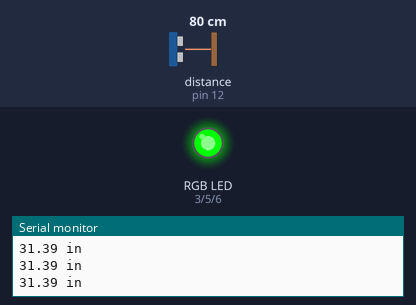
The sketch below on a simulated Arduino Uno, built with avr-gcc and run on an emulated ATmega328P. Parts: an RGB LED mixed from three pins (HIGH = lit), the last lines printed to the serial monitor. Wiring (inferred from the names in the program): ultrasonic range finder: trigger pin 11; echo pin 12. The inputs (shaded band) are chosen by the test bench; at power-on: distance to the obstacle (sensor on pin 12) 80 cm. The echo pulse lasts 58.3 µs per cm; dim RGB values are drawn brighter than linear; pins used as bus, display or sensor lines are not drawn.

Above: at 1.2 s.
1.3 s: distance to the obstacle (sensor on pin 12) set to 72 cm
At 2.1 s:
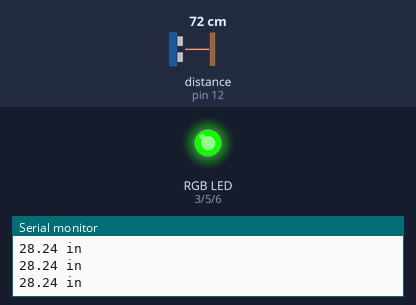
2.8 s: distance to the obstacle (sensor on pin 12) set to 18 cm
At 4.0 s:
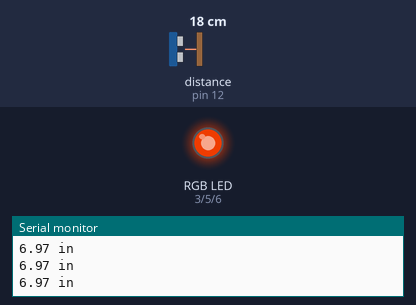
4.3 s: distance to the obstacle (sensor on pin 12) set to 2 cm
At 5.5 s:
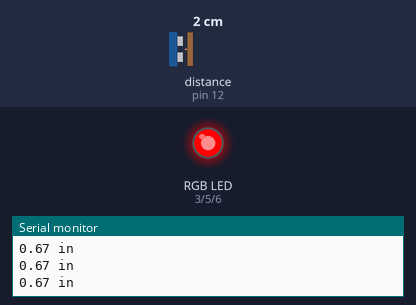
5.8 s: distance to the obstacle (sensor on pin 12) set to 4 cm
At 7.0 s:
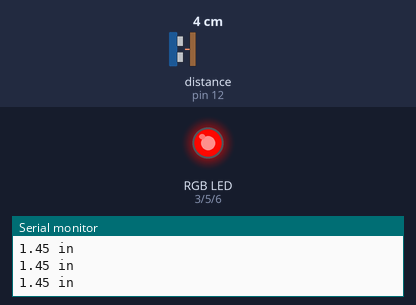
7.3 s: distance to the obstacle (sensor on pin 12) set to 35 cm
At 7.8 s:
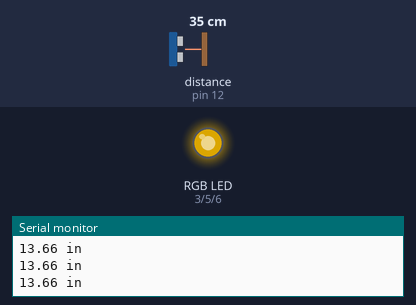
8.8 s: distance to the obstacle (sensor on pin 12) set to 120 cm
At 9.4 s:
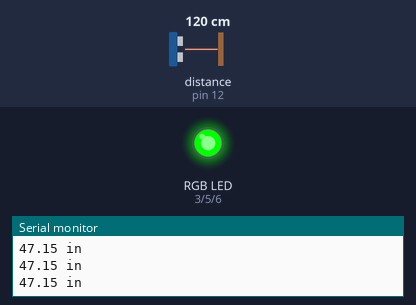
Timing chart, 0 to 11.3 s (numbered marks = the images above; inputs shaded):
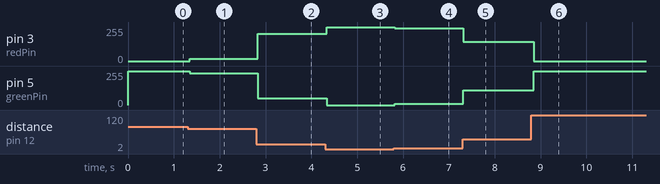

Measured:
- after the input at 1.3 s, pin 3 (redPin): 0/255 → 17/255 at once; pin 5 (greenPin): 255/255 → 238/255 at once
- after the input at 2.8 s, pin 3 (redPin): 17/255 → 204/255 at once; pin 5 (greenPin): 238/255 → 51/255 at once
- after the input at 4.3 s, pin 3 (redPin): 204/255 → 255/255 at once; pin 5 (greenPin): 51/255 → 0/255 at once
- after the input at 5.8 s, pin 3 (redPin): 255/255 → 247/255 at once; pin 5 (greenPin): 0/255 → 8/255 at once
- after the input at 7.3 s, pin 3 (redPin): 247/255 → 145/255 at once; pin 5 (greenPin): 8/255 → 110/255 at once
- after the input at 8.8 s, pin 3 (redPin): 145/255 → 0/255 after 0.05 s; pin 5 (greenPin): 110/255 → 255/255 after 0.05 s

The sketch:

09_distance.ino
```cpp
/* Circuit 9 (3B) -Distance Sensor

  Change colour of LED as sensor detects objects at certain ranges.

  This code fades the colour as the objects nears or backs away.

*/

const int trigPin = 11;         //sets trigger of sensor to pin 11
const int echoPin = 12;         //sets the echo pin to pin 12

const int redPin = 3;           // sets red LED to pin 3
const int greenPin = 5;         //sets green LED to pin 5
const int bluePin = 6;          //sets blue LED to pin 6 even though we don't use it

float distance = 0;             // stores distance variable as decimal


void setup()
{
  Serial.begin (9600);       //allows output to print in serial monitor

  pinMode(trigPin, OUTPUT);   //sets trigger put to output
  pinMode(echoPin, INPUT);   //echo pin will measure duration of pulses from distance sensor

  //sets LEDs to output
  pinMode(redPin, OUTPUT);
  pinMode(greenPin, OUTPUT);
  pinMode(bluePin, OUTPUT);
}

void loop() {
  distance = getDistance(); //function for measuring distance

  Serial.print(distance); //prints distance in inches
  Serial.println(" in");  //for display purposes

  float maxDistance = 30.0; //sets max distance for mapping function

  if (distance > maxDistance) { //if distance exceeds max, set it to max
    distance = maxDistance;
  }

  //converts distance to LED brightness in proportion
  int greenValue = map(distance, 0, maxDistance, 0, 255);
  int redValue = 255 - greenValue;

  //sets brightness of LEDs, keeping blue off
  //brightness based on distance values
  analogWrite(redPin, redValue);
  analogWrite(greenPin, greenValue);
  analogWrite(bluePin, 0);

  //delay before reading
  delay(50);
}


float getDistance()
{
  float echoTime;                   //time for sound to travel
  float calculatedDistance;         //calculates final distance

  //send out an ultrasonic pulse that's 10ms long
  digitalWrite(trigPin, HIGH);
  delayMicroseconds(10);
  digitalWrite(trigPin, LOW);

  echoTime = pulseIn(echoPin, HIGH);     //measure how long echPin stays HIGH


  calculatedDistance = echoTime / 148.0; //converts time to inches

  return calculatedDistance;      //returns distance to loop()
}
```
